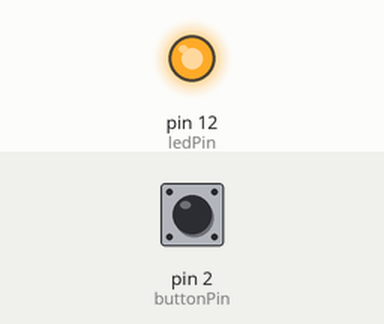
Bench run of a sketch on a simulated Arduino Uno, built with avr-gcc and run on an emulated ATmega328P. Parts: output pins drawn as LEDs (lit = HIGH). Dashed ring = blinking. Inputs (shaded band) come from the test bench; at power-on: pin 2 (buttonPin) LOW. What the sketch prints to the serial monitor is not drawn.

Above: at 1.2 s.
1.3 s: pin 2 (buttonPin) pulled HIGH for 3.2 s
At 5.0 s:
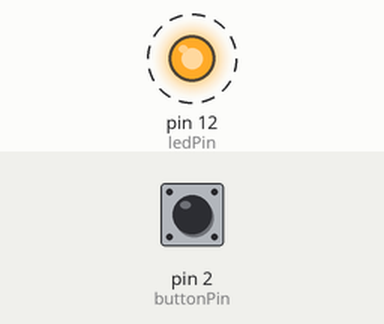
Timing chart, 0 to 6.5 s (numbered marks = the images above; inputs shaded):
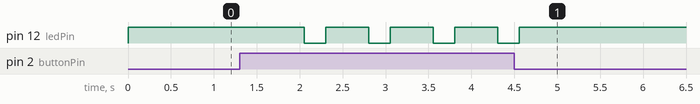

The sketch:

engrl_2_1_E.ino
```cpp
/*
 * File:        engrl_2_1_E.ino
 * Description: Lights an LED. The LED should turn off after
                a button has been pushed 3 times. Assume
                there is at least 1/4 second between button
                presses.
 * Created:     2026-02-12
 * Author:      Sean Cajigal
 */

const int buttonPin = 2;
const int ledPin = 12;

int buttonState=0;
int buttonPresses=0;

void setup()
{
  // set led pin to OUTPUT mode and button pin to INPUT
  pinMode(ledPin, OUTPUT);
  pinMode(buttonPin, INPUT);
  Serial.begin(9600);
}

void loop()
{
  // update button state
  buttonState = digitalRead(buttonPin);
  Serial.println(buttonState);

  // check if the button's been pressed 3 times
  if (buttonPresses >= 3) {
    buttonPresses = 0;
    digitalWrite(ledPin, LOW);
  } else {
    digitalWrite(ledPin, HIGH);
  }

  if (buttonState == HIGH) { // if button pressed, increment buttonPresses
    delay(250);
    buttonPresses+=1;
  }
}
```

Measured:
- after the input at 1.3 s, pin 12 (ledPin): alternates HIGH for 0.50 s and LOW for 0.25 s, 8 changes in all, then stays HIGH, starting after 0.76 s
